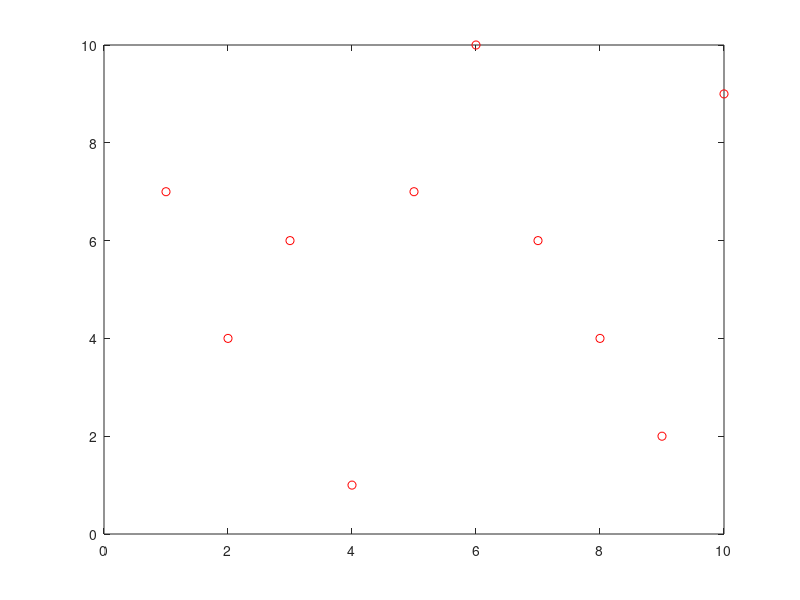
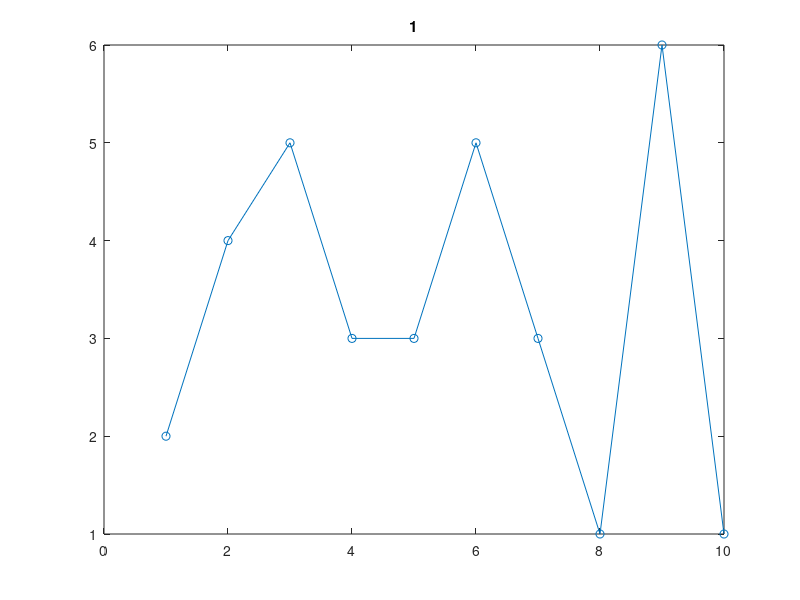
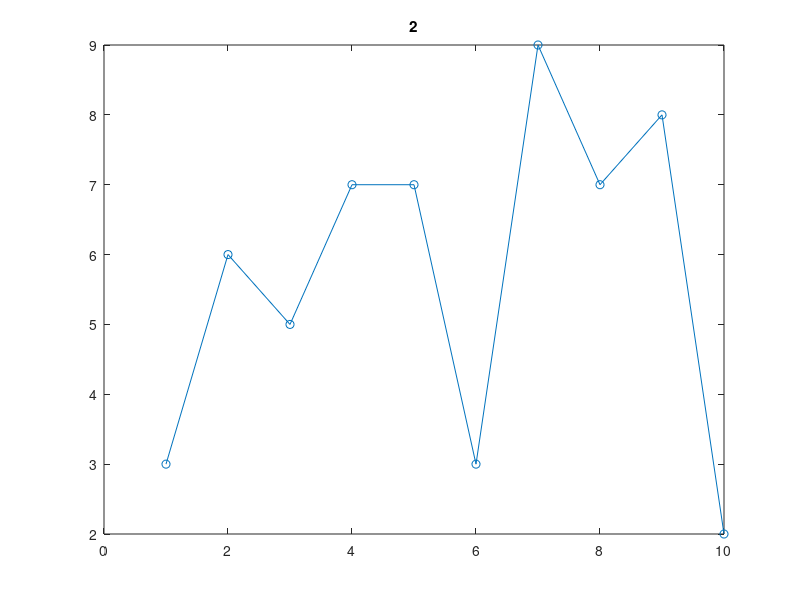
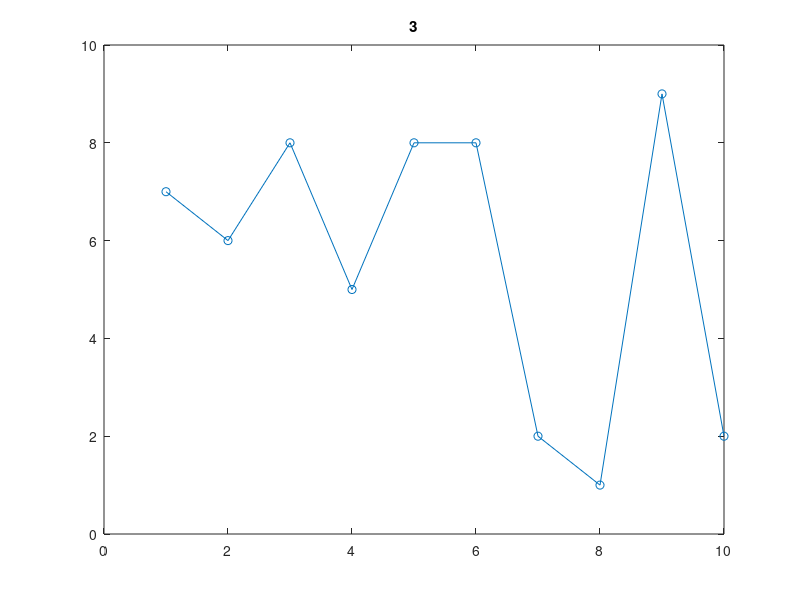

Recreate these plots in MATLAB, in order.
%%% demo 
clear
clc
close all

to_plot_data=randi([1,10],10,10);
x_data=1:1:10;

plot(to_plot_data(:,1),to_plot_data(:,2),'or')

%%
for i=1:10
    figure;
    plot(x_data,to_plot_data(i,:),'-o')
    title(num2str(i))
%     waitforbuttonpress
%     close all
end
